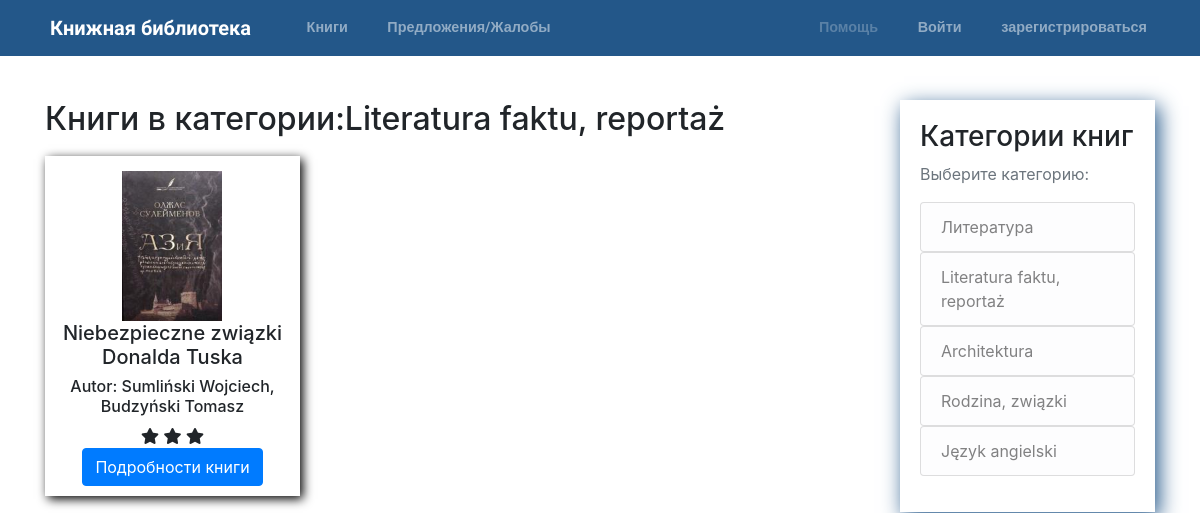
The page /books-by-category/literatura-faktu-reportaz on the database its author committed.
### books/models.py (models this page shows, shortened)
class Book(models.Model):
    id = models.BigAutoField(primary_key=True)
    title = models.CharField(max_length=300)
    slug = models.SlugField(unique=True)
    description = models.TextField(max_length=1000, default="About book")
    image = models.ImageField(
        default='default_book.png', upload_to='books_pics')
    author = models.CharField(max_length=100)
    book_amount = models.IntegerField()
    publish_date = models.DateField()
    number_of_pages = models.IntegerField()
    category = models.ForeignKey(Category, on_delete=models.PROTECT)
    last_rating = models.IntegerField(default=0)
    @property
    def actual_rating(self):
        list_of_stars = []
        for star in range(self.last_rating):
            list_of_stars.append(star)
        return list_of_stars

class Category(models.Model):
    id = models.BigAutoField(primary_key=True)
    category = models.CharField(max_length=50)
    slug = models.SlugField(unique=True)
    def __str__(self):
        return self.category
    class Meta:
        verbose_name_plural = "Categories"

### books/views.py (the view)
class CategoryBookListView(ListView):
    template_name = "books/books_by_category.html"
    model = Book
    def get_queryset(self):
        category = Category.objects.get(slug=self.kwargs['slug'])
        return Book.objects.filter(category=category)

### books/context_processors.py (called while the page is built)
def categories(request):
    return {
        'categories': Category.objects.all()
    }

### books/templates/books/books_by_category.html
{% extends "base.html" %}
{% block content %}
<h2>Книги в категории:{{ book_list.first.category }}</h2>
<div class="row lastBooksContainer">
    {% for book in book_list %}
    <div class="col-md-4 bookCard">
        <div class="cardBorder">
            <img class="book_image" src="{{ book.image.url }}" alt="Book image">
            <h5>{{ book.title }}</h5>
            <h6>{{ book.author }}</h6>
            {% if book.actual_rating %}
            {% for rate in book.actual_rating %}
            <span class="fa fa-star checked"></span>
            {% endfor %} <br>
            {% else %}
            <h6>Никто не оценил</h6>
            {% endif %}
            {% if book.slug %}
            <a href="{% url 'bookDetail' slug=book.slug %}"><button class="btn btn-primary btn-xs">Подробности книги</button></a>
            {% else %}
            <p style="color: red;">Invalid slug for this book</p>
            {% endif %}
        </div>
    </div>
    {% endfor %}
</div>
{% endblock content %}

### templates/base.html (shortened to what this page needs)
{% load static %}
<!DOCTYPE html>
<html lang="en">
<head>
    <link rel="stylesheet" href="{% static 'css/main.css' %}">
    <link rel="stylesheet" href="https://stackpath.bootstrapcdn.com/bootstrap/4.1.3/css/bootstrap.min.css"
>
    <link rel="stylesheet" href="https://cdnjs.cloudflare.com/ajax/libs/font-awesome/4.7.0/css/font-awesome.min.css">
    <link rel="stylesheet" href="https://use.fontawesome.com/releases/v5.4.2/css/all.css"
>
</head>
<header class="site-header">
    <nav class="navbar navbar-expand-md navbar-dark bg-steel fixed-top">
        <div class="container">
            <a class="navbar-brand mr-4" href="{% url 'home' %}"><img style="height:1.4em;" src="{% static 'icons/regal.png' %}"
                    alt=""> Книжная библиотека</a>
            <div class="collapse navbar-collapse" id="navbarToggle">
                <div class="navbar-nav mr-auto">
                    <a class="nav-item nav-link" href="{% url 'books' %}"><img src="{% static 'icons/book.png' %}" alt="">
                        Книги</a>
                    <a class="nav-item nav-link" href="{% url 'contact' %}"><img src="{% static 'icons/message.png' %}"
                        Предложения/Жалобы</a>
                </div>
                <div class="navbar-nav">
                    {% if user.is_authenticated %}
                    <a class="nav-item nav-link" href="{% url 'UserProfile' %}"><img src="{% static 'icons/profile.png' %}"
                            alt="">
                        Ваш аккаунт({{ user.username }})
                    </a>
                    <a class="nav-item nav-link" href="{% url 'logout' %}"><img src="{% static 'icons/logout.png' %}"
                            alt=""> Выйти</a>
                    {% else %}
                    <a class="disabled nav-item nav-link" href=""><img src="{% static 'icons/help.png' %}" alt="">
                        Помощь</a>
                    <a class="nav-item nav-link" href="{% url 'login' %}"><img src="{% static 'icons/login.png' %}" alt="">
                        Войти</a>
                    <a class="nav-item nav-link" href="{% url 'signup' %}"><img src="{% static 'icons/register.png' %}"
                            alt=""> зарегистрироваться</a>
                    {% endif %}
                </div>
            </div>
        </div>
    </nav>
</header>
<body>
    <main role="main" class="container pageContent">
        <div class="row">
            <div class="col-md-9">
                {% block content %}{% endblock %}
            </div>
            <div class="col-md-3">
                <div class="content-section">
                    <h3>Категории книг</h3>
                    <p class='text-muted'>Выберите категорию:
                        <ul class="list-group">
                            {% for category in categories %}
                            <a href="{% url 'category_books_view' slug=category.slug %}">
                                <li class="list-group-item list-group-item-light">{{ category }}</li>
                            </a>
                            {% endfor %}
                        </ul>
                    </p>
                </div>
            </div>
        </div>
    </main>
</body>
</html>

### static/css/main.css (style rules this page uses)
body { background: #fafafa; color: #333333; margin-top: 5rem; padding-bottom: 50px; }
.bg-steel { background-color: #235789; }
.navbar-nav { font-size: 0.9em; }
.navbar-brand { font-family: "Work Sans", sans-serif; font-weight: bold; }
.site-header .navbar-nav .nav-link { color: #cbd5db; font-weight: bold; font-family: "Roboto", sans-serif; margin-left: 20px; }
.content-section { box-shadow: 4px 6px 20px 0px #235789; padding: 20px; }
.pageContent { margin-top: 100px; }
.lastBooksContainer { margin: 0 auto; }
.book_image { max-width: 150px; max-height: 150px; }
.bookCard { padding: 10px 10px; text-align: center; }
.cardBorder { min-height: 340px; padding-top: 15px; box-shadow: 3px 3px 10px 0px black; }

### rows shown on the page
Book: first.category "Literatura faktu, reportaż", image (picture), title "Niebezpieczne związki Donalda Tuska", author "Autor: Sumliński Wojciech, Budzyński Tomasz", last_rating 3 (drawn), shows "Подробности книги"
Category: category "Литература"
Category: category "Literatura faktu, reportaż"
Category: category "Architektura"
Category: category "Rodzina, związki"
Category: category "Język angielski"
